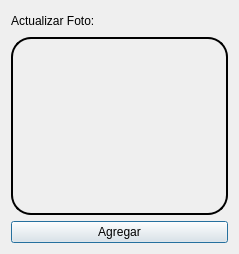
<?xml version="1.0" encoding="UTF-8"?>
<ui version="4.0">
 <class>ActualizarFoto</class>
 <widget class="QDialog" name="ActualizarFoto">
  <property name="geometry">
   <rect>
    <x>0</x>
    <y>0</y>
    <width>237</width>
    <height>254</height>
   </rect>
  </property>
  <property name="windowTitle">
   <string>Actualizar Foto</string>
  </property>
  <property name="windowIcon">
   <iconset resource="../images/imagenes.qrc">
    <normaloff>:/imagenes/lapiz_editar.png</normaloff>:/imagenes/lapiz_editar.png</iconset>
  </property>
  <layout class="QGridLayout" name="gridLayout">
   <item row="0" column="0">
    <layout class="QVBoxLayout" name="lay_ver_principal">
     <item>
      <widget class="QLabel" name="lbl_actualizarFoto">
       <property name="styleSheet">
        <string notr="true">font: 11pt &quot;Gill Sans MT&quot;;</string>
       </property>
       <property name="text">
        <string>Actualizar Foto:</string>
       </property>
      </widget>
     </item>
     <item>
      <widget class="QLabel" name="lbl_foto_cliente">
       <property name="minimumSize">
        <size>
         <width>217</width>
         <height>178</height>
        </size>
       </property>
       <property name="maximumSize">
        <size>
         <width>217</width>
         <height>178</height>
        </size>
       </property>
       <property name="styleSheet">
        <string notr="true">background-color: rgba(0,0,0,0);
border: 2px solid rgba(0, 0, 0, 255);
border-radius:20px;
padding:10px 20px 10px 20px;</string>
       </property>
       <property name="text">
        <string/>
       </property>
       <property name="pixmap">
        <pixmap resource="../images/imagenes.qrc">:/imagenes/agregar.png</pixmap>
       </property>
       <property name="scaledContents">
        <bool>true</bool>
       </property>
      </widget>
     </item>
     <item>
      <widget class="QPushButton" name="btn_agregar_nueva_foto">
       <property name="text">
        <string>Agregar</string>
       </property>
      </widget>
     </item>
    </layout>
   </item>
  </layout>
 </widget>
 <resources>
  <include location="../images/imagenes.qrc"/>
  <include location="../../../../../../../../Program Files (x86)/images/imagenes.qrc"/>
 </resources>
 <connections/>
</ui>
